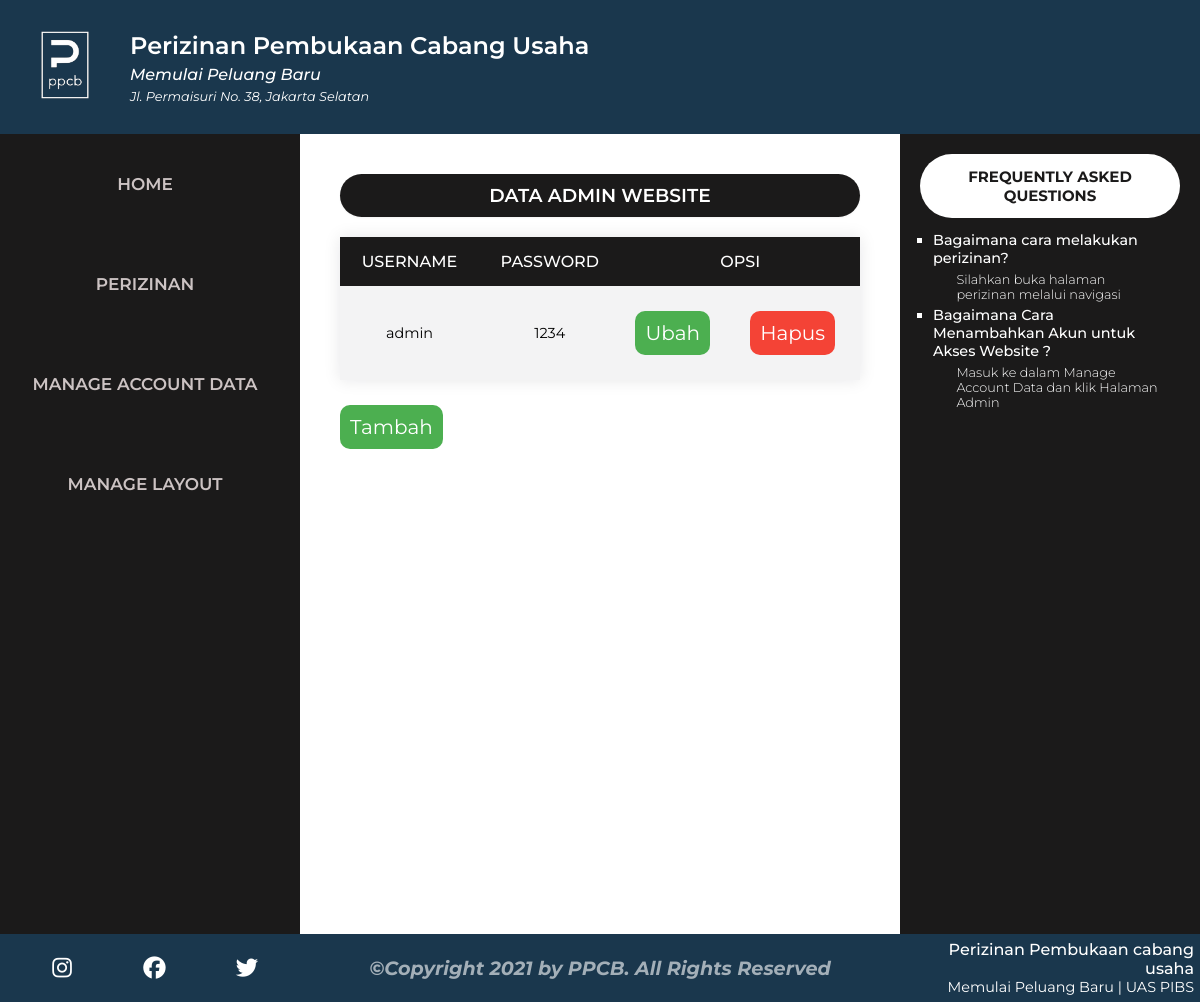
Screenshot of /public/akun (signed in) with the database file from the repository.
### tables this page shows
CREATE TABLE `header` (
  `id_header` varchar(20) NOT NULL DEFAULT '',
  `logo` varchar(255) DEFAULT NULL,
  `nama_web` varchar(255) DEFAULT NULL,
  `sub_text` varchar(255) DEFAULT NULL,
  `alamat` varchar(255) DEFAULT NULL
);

CREATE TABLE `navigasi` (
  `id_nav` varchar(11) NOT NULL DEFAULT '',
  `nav_main` varchar(255) DEFAULT NULL,
  `nav_link` varchar(255) DEFAULT NULL
);

CREATE TABLE `akun` (
  `id_akun` varchar(20) NOT NULL DEFAULT '',
  `username` varchar(255) DEFAULT NULL,
  `password` varchar(255) DEFAULT NULL
);

CREATE TABLE `aside` (
  `id_aside` varchar(20) NOT NULL DEFAULT '',
  `aside_faq` varchar(255) DEFAULT NULL,
  `faq_answer` varchar(255) DEFAULT NULL
);

CREATE TABLE `footer` (
  `id_footer` varchar(20) NOT NULL DEFAULT '',
  `copyright` varchar(255) DEFAULT NULL,
  `facebook` varchar(255) DEFAULT NULL,
  `instagram` varchar(255) DEFAULT NULL,
  `twitter` varchar(255) DEFAULT NULL,
  `nama_web` varchar(255) DEFAULT NULL,
  `slogan` varchar(255) DEFAULT NULL,
  `keterangan` varchar(255) DEFAULT NULL
);

### app/core/Controller.php (called while the page is built, shortened)
<?php
class Controller
{
    public function view($view, $data = [])
    {
        require_once '../app/views/' . $view . '.php';
    }
    public function model($model)
    {
        return new $model;
    }
}

### app/controllers/Akun.php (called while the page is built, shortened)
<?php
class Akun extends Controller
{
    public function index()
    {
        $data['judul'] = 'Data Admin Website';
        $data['head'] = $this->model('Header_model')->getHeader();
        $data['footer'] = $this->model('Footer_model')->getFooter();
        $data['akun'] = $this->model('Akun_model')->getAkun();
        $data['aside'] = $this->model('Aside_model')->getAside();
        $data['nav'] = $this->model('Navigasi_model')->getNavigasi();
        $data['child'] = $this->model('Navigasi_model')->getChild();
        $this->view('templates/header', $data);
        $this->view('templates/nav', $data);
        $this->view('akun/index', $data);
        $this->view('templates/aside', $data);
        $this->view('templates/footer', $data);
    }
}

### app/core/App.php (called while the page is built, shortened)
<?php
class App
{
    protected $method = 'index';
    protected $params = [];
    public function __construct()
    {
        $this->controller = new $this->controller;
        call_user_func_array([$this->controller, $this->method], $this->params);
    }
}

### public/index.php (called while the page is built, shortened)
<?php
$app = new App;

### app/core/Database.php (called while the page is built, shortened)
<?php
class Database
{
    private $host = DB_HOST;
    private $user = DB_USER;
    private $pass = DB_PASS;
    private $db_name = DB_NAME;
    private $dbh;
    private $stmt;
    public function __construct()
    {
        $dsn = 'mysql:host=' . $this->host . ';dbname=' . $this->db_name;;
        $option = [
            PDO::ATTR_PERSISTENT => true,
            PDO::ATTR_ERRMODE => PDO::ERRMODE_EXCEPTION
        ];
        try {
            $this->dbh = new PDO($dsn, $this->user, $this->pass, $option);
        } catch (PDOException $e) {
            die($e->getMessage());
        }
    }
    public function query($query)
    {
        $this->stmt = $this->dbh->prepare($query);
    }
    public function execute()
    {
        $this->stmt->execute();
    }
    public function resultSet()
    {
        $this->execute();
        return $this->stmt->fetchAll(PDO::FETCH_ASSOC);
    }
    public function single()
    {
        $this->execute();
        return $this->stmt->fetch(PDO::FETCH_ASSOC);
    }
}

### app/models/Header_model.php (called while the page is built, shortened)
<?php
class Header_model
{
    private $db;
    public function __construct()
    {
        $this->db = new Database;
    }
    public function getHeader()
    {
        $this->db->query('SELECT * FROM header');
        return $this->db->single();
    }
}

### app/models/Navigasi_model.php (called while the page is built, shortened)
<?php
class Navigasi_model
{
    private $db;
    public function __construct()
    {
        $this->db = new Database;
    }
    public function getNavigasi()
    {
        $this->db->query('SELECT * FROM navigasi');
        return $this->db->resultSet();
    }
    public function getChild()
    {
        $this->db->query('SELECT * FROM navchild');
        return $this->db->resultSet();
    }
}

### app/models/Akun_model.php (called while the page is built, shortened)
<?php
class Akun_model
{
    private $db;
    public function __construct()
    {
        $this->db = new Database;
    }
    public function getAkun()
    {
        $this->db->query('SELECT * FROM akun');
        return $this->db->resultSet();
    }
}

### app/models/Aside_model.php (called while the page is built, shortened)
<?php
class Aside_model
{
    private $db;
    public function __construct()
    {
        $this->db = new Database;
    }
    public function getAside()
    {
        $this->db->query('SELECT * FROM aside');
        return $this->db->resultSet();
    }
}

### app/models/Footer_model.php (called while the page is built, shortened)
<?php
class Footer_model
{
    private $db;
    public function __construct()
    {
        $this->db = new Database;
    }
    public function getFooter()
    {
        $this->db->query('SELECT * FROM footer');
        return $this->db->single();
    }
}

### app/views/akun/index.php (the view)
<article>
    <h3 class="headingform"><?= $data['judul'] ?></h3>
    <table border=1 class="tabledata">
        <tr>
            <th>Username</th>
            <th>Password</th>
            <th colspan="2">Opsi</th>
        </tr>
        <?php foreach ($data['akun'] as $akun) : ?>
            <tr>
                <td><?= $akun['username']; ?></td>
                <td><?= $akun['password']; ?></td>
                <td><a href="<?= BASEURL; ?>/akun/ubah/<?= $akun['id_akun']; ?>"><button class="button_ubah">Ubah</button></a></td>
                <td><a href="<?= BASEURL; ?>/akun/hapus/<?= $akun['id_akun']; ?>" onclick="return confirm('Ingin menghapus data?');"><button class="button_hapus">Hapus</button></a></td>
            </tr>
        <?php endforeach; ?>
    </table>
    <a href="<?= BASEURL; ?>/akun/tambah/"><button class="button_tambah">Tambah</button></a>
</article>

### app/views/templates/header.php (shortened to what this page needs)
<!DOCTYPE html>
<html lang="en">
<head>
    <link rel="stylesheet" href="<?= BASEURL; ?>/css/d_style.css">
</head>
<body>
    <header>
        <div class="sisikiri">
            <span class="containimg">
                <img id="logowebsite" src="<?= BASEURL; ?>/img/<?= $data['head']['logo']; ?>.png" />
            </span>
            <span class="containheadinfo">
                <div class="namaweb"><?= $data['head']['nama_web']; ?></div>
                <div class="slogan"><?= $data['head']['sub_text']; ?></div>
                <div class="alamat"><?= $data['head']['alamat']; ?></div>
            </span>
        </div>
    </header>

### app/views/templates/nav.php (shortened to what this page needs)
<div>
    <nav>
        <ul>
            <button class="bgnavmain"><a class="navmain" href="<?= BASEURL ?>/<?= $data['nav']['0']['nav_link'] ?>/"><?= $data['nav']['0']['nav_main'] ?></a></button>
            <button class="drpnavmain"><a class="navmain" href="<?= $data['nav']['1']['nav_link'] ?>"><?= $data['nav']['1']['nav_main'] ?></a></button>
            <button class="drpnavmain"><a class="navmain" href="<?= $data['nav']['2']['nav_link'] ?>"><?= $data['nav']['2']['nav_main'] ?></a></button>
            <li class="drpnavmain"><a class="navmain" href="<?= $data['nav']['3']['nav_link'] ?>"><?= $data['nav']['3']['nav_main'] ?></a></li>
        </ul>
    </nav>

### app/views/templates/aside.php
<aside>
    <h4>FREQUENTLY ASKED QUESTIONS</h4>
    <ul class="faq">
        <?php foreach ($data['aside'] as $aside) : ?>
            <li class="pertanyaan"> <?= $aside['aside_faq']; ?>
                <ul class="jawab">
                    <li class="jawaban"><?= $aside['faq_answer']; ?></li>
                </ul>
            </li>
        <?php endforeach ?>
    </ul>
</aside>
</div>

### app/views/templates/footer.php (shortened to what this page needs)
<footer>
    <span class="footerkiri">
        <a class="social" href="<?= $data['footer']['instagram']; ?>"> <i class="fab fa-instagram"></i></a>
        <a class="social" href="<?= $data['footer']['facebook']; ?>"><i class="fab fa-facebook"></i></a>
        <a class="social" href="<?= $data['footer']['twitter']; ?>"><i class="fab fa-twitter"></i></a></i>
    </span>
    <span class="footertengah">
        <h3>&copy;<?= $data['footer']['copyright']; ?></h3>
    </span>
    <span class="footerkanan">
        <div class="footerinfo">
            <div class="info"><?= $data['footer']['nama_web']; ?></div>
            <div class="subtext"><?= $data['footer']['slogan'] ?> | <?= $data['footer']['keterangan'] ?></div>
        </div>
    </span>
</footer>
</body>
</html>

### rows the page displays
header: logo (picture), nama_web "Perizinan Pembukaan Cabang Usaha", sub_text "Memulai Peluang Baru", alamat "Jl. Permaisuri No. 38, Jakarta Selatan"
navigasi: nav_main "HOME"
navigasi: nav_main "PERIZINAN"
navigasi: nav_main "MANAGE ACCOUNT DATA"
navigasi: nav_main "MANAGE LAYOUT"
akun: username "admin", password "1234"
aside: aside_faq "Bagaimana cara melakukan perizinan?", faq_answer "Silahkan buka halaman perizinan melalui navigasi"
aside: aside_faq "Bagaimana Cara Menambahkan Akun untuk Akses Website ?", faq_answer "Masuk ke dalam Manage Account Data dan klik Halaman Admin"
footer: copyright "Copyright 2021 by PPCB. All Rights Reserved", nama_web "Perizinan Pembukaan cabang usaha", slogan "Memulai Peluang Baru", keterangan "UAS PIBS"

### other values shown
$data['judul'] "DATA ADMIN WEBSITE"
